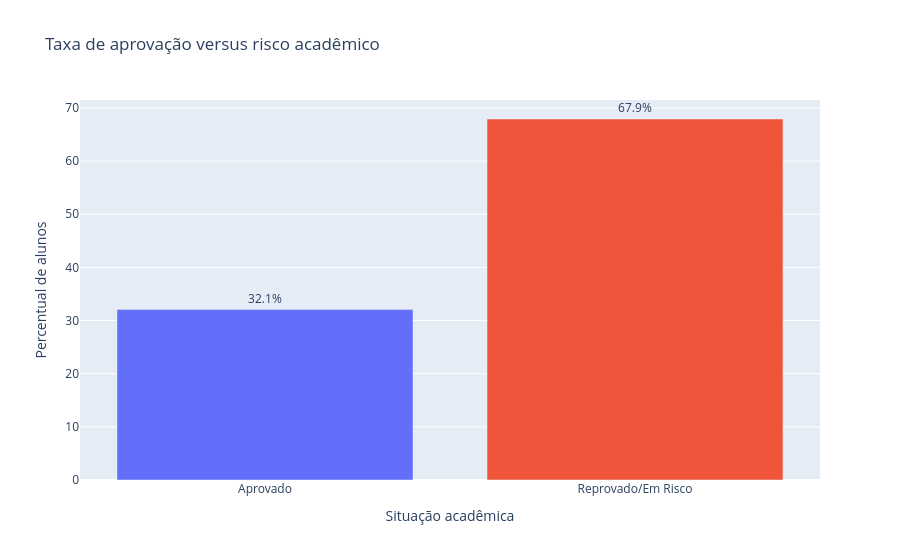
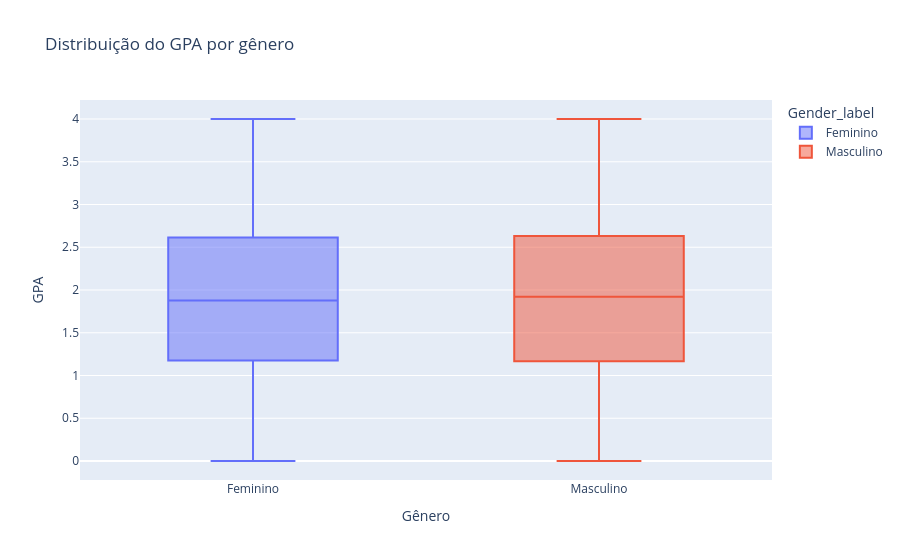

Notebook source saved alongside these figures, in order:
### Code cell
fig = px.bar(
    gold_taxa_aprovacao,
    x="situacao",
    y="percentual",
    text="percentual",
    color="situacao",
    title="Taxa de aprovação versus risco acadêmico",
)
fig.update_traces(texttemplate="%{text:.1f}%", textposition="outside")
fig.update_layout(
    xaxis_title="Situação acadêmica",
    yaxis_title="Percentual de alunos",
    showlegend=False,
)
fig.show()

fig = px.box(
    df_analise,
    x="Gender_label",
    y="GPA",
    color="Gender_label",
    points="outliers",
    title="Distribuição do GPA por gênero",
)
fig.update_layout(xaxis_title="Gênero", yaxis_title="GPA")
fig.show()

### Figure 1 — Plotly figure (JSON) as saved in the notebook; plotly's stock layout.template omitted (floating-point values rounded to 4 significant figures)
{"data": [{"hovertemplate": "situacao=%{x}<br>percentual=%{text}<extra></extra>", "legendgroup": "Aprovado", "marker": {"color": "#636efa", "pattern": {"shape": ""}}, "name": "Aprovado", "orientation": "v", "showlegend": true, "text": [32.07], "textposition": "outside", "texttemplate": "%{text:.1f}%", "type": "bar", "x": ["Aprovado"], "xaxis": "x", "y": [32.07], "yaxis": "y"}, {"hovertemplate": "situacao=%{x}<br>percentual=%{text}<extra></extra>", "legendgroup": "Reprovado/Em Risco", "marker": {"color": "#EF553B", "pattern": {"shape": ""}}, "name": "Reprovado/Em Risco", "orientation": "v", "showlegend": true, "text": [67.93], "textposition": "outside", "texttemplate": "%{text:.1f}%", "type": "bar", "x": ["Reprovado/Em Risco"], "xaxis": "x", "y": [67.93], "yaxis": "y"}], "layout": {"barmode": "relative", "legend": {"title": {"text": "situacao"}, "tracegroupgap": 0}, "showlegend": false, "title": {"text": "Taxa de aprovação versus risco acadêmico"}, "xaxis": {"anchor": "y", "categoryarray": ["Aprovado", "Reprovado/Em Risco"], "categoryorder": "array", "domain": [0, 1], "title": {"text": "Situação acadêmica"}}, "yaxis": {"anchor": "x", "domain": [0, 1], "title": {"text": "Percentual de alunos"}}}}

### Figure 2 — Plotly figure (JSON) as saved in the notebook; plotly's stock layout.template omitted (floating-point values rounded to 4 significant figures; data arrays with more than 128 entries replaced by an {"elided": "..."} marker saying what was removed)
{"data": [{"alignmentgroup": "True", "boxpoints": "outliers", "hovertemplate": "Gender_label=%{x}<br>GPA=%{y}<extra></extra>", "legendgroup": "Feminino", "marker": {"color": "#636efa"}, "name": "Feminino", "notched": false, "offsetgroup": "Feminino", "orientation": "v", "showlegend": true, "type": "box", "x": {"elided": "1222 str values"}, "x0": " ", "xaxis": "x", "y": {"elided": "1222 float values"}, "y0": " ", "yaxis": "y"}, {"alignmentgroup": "True", "boxpoints": "outliers", "hovertemplate": "Gender_label=%{x}<br>GPA=%{y}<extra></extra>", "legendgroup": "Masculino", "marker": {"color": "#EF553B"}, "name": "Masculino", "notched": false, "offsetgroup": "Masculino", "orientation": "v", "showlegend": true, "type": "box", "x": {"elided": "1170 str values"}, "x0": " ", "xaxis": "x", "y": {"elided": "1170 float values"}, "y0": " ", "yaxis": "y"}], "layout": {"boxmode": "overlay", "legend": {"title": {"text": "Gender_label"}, "tracegroupgap": 0}, "title": {"text": "Distribuição do GPA por gênero"}, "xaxis": {"anchor": "y", "categoryarray": ["Feminino", "Masculino"], "categoryorder": "array", "domain": [0, 1], "title": {"text": "Gênero"}}, "yaxis": {"anchor": "x", "domain": [0, 1], "title": {"text": "GPA"}}}}
